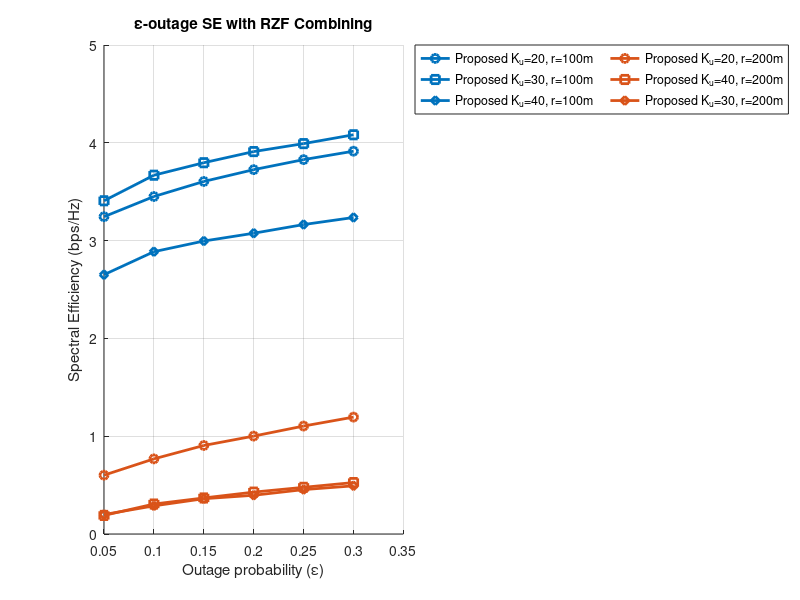

MATLAB code to generate this figure:
% Clear workspace and set random seed for reproducibility
clear all;
clc;
rng(123); % Set seed for reproducibility

% ### Step 1: Define Simulation Parameters (Table I from Paper)
N = 16;              % Number of BS antennas
K_n = 5;             % Number of known interferers in the same cell
K_u_vec = [20, 30, 40]; % Number of unknown interferers in neighboring cells
r_vec = [100, 200];  % Distances between desired UE and BS (m)
alpha = 3.76;        % Pathloss exponent (not used in new model)
P_tx = 0.1;          % Transmit power per UE (100 mW = 0.1 W)
noise_power = 10^(-8.5) * 10^(-3); % -85 dBm in W (-94 dBm + 9 dB noise figure)
tau_c = 200;         % Coherence block length
tau_p = 10;          % Pilot sequence length
tau_u = tau_c - tau_p; % Data transmission length
num_realizations = 1000; % Number of Monte Carlo realizations
fc = 2e9;            % Carrier frequency (2 GHz)

% ### Step 2: Spatial Layout
theta_known = 2 * pi * rand(1, K_n); % Random angles for known UEs
r_known = [60, 100, 140, 180, 220];  % Radii for known UEs (m)
x_known = r_known .* cos(theta_known);
y_known = r_known .* sin(theta_known);
d_known = sqrt(x_known.^2 + y_known.^2);

% ### Step 3: Precompute Pathloss for Known Interferers
PL_known_dB = 20 + 35 * log10(d_known); % Adjusted pathloss model
PL_known_linear = 10.^(-PL_known_dB / 10); % Large-scale fading coefficients (beta_i)

% ### Step 4: Monte Carlo Simulation
SINR_RZF = zeros(length(r_vec), length(K_u_vec), num_realizations);
SINR_MR = zeros(length(r_vec), length(K_u_vec), num_realizations); % For MR combining
SINR_b_RZF = zeros(length(r_vec), length(K_u_vec), num_realizations); % For baseline
SE_RZF = zeros(length(r_vec), length(K_u_vec), num_realizations); % Store SE for plotting

for r_idx = 1:length(r_vec)
    r = r_vec(r_idx);
    % Pathloss for desired UE
    PL_desired_dB = 20 + 35 * log10(r);
    PL_desired_linear = 10^(-PL_desired_dB / 10);
    
    for k_idx = 1:length(K_u_vec)
        K_u = K_u_vec(k_idx);
        % Generate unknown interferers
        r_unknown = 250 + (500 - 250) * rand(1, K_u);
        theta_unknown = 2 * pi * rand(1, K_u);
        x_unknown = r_unknown .* cos(theta_unknown);
        y_unknown = r_unknown .* sin(theta_unknown);
        d_unknown = sqrt(x_unknown.^2 + y_unknown.^2);
        PL_unknown_dB = 20 + 35 * log10(d_unknown);
        PL_unknown_linear = 10.^(-PL_unknown_dB / 10);
        
        for realization = 1:num_realizations
            % Generate true channels
            h_desired = sqrt(PL_desired_linear) * (randn(N, 1) + 1j*randn(N, 1))/sqrt(2);
            h_known = sqrt(PL_known_linear) .* (randn(N, K_n) + 1j*randn(N, K_n))/sqrt(2);
            h_unknown = sqrt(PL_unknown_linear) .* (randn(N, K_u) + 1j*randn(N, K_u))/sqrt(2);
            
            % Channel Estimation (Eq. 2)
            pilot_interferers = rand(1, K_u) < (tau_p / (K_n + K_u + 1)); % Random pilot assignment
            h_pilot_interf = h_unknown(:, pilot_interferers);
            y_pilot = sqrt(tau_p * P_tx) * h_desired + ...
                      sqrt(tau_p * P_tx) * sum(h_pilot_interf, 2) + ...
                      sqrt(noise_power) * (randn(N, 1) + 1j*randn(N, 1))/sqrt(2);
            R_k = PL_desired_linear * eye(N); % Covariance matrix = beta_k * I_N
            Psi = tau_p * P_tx * R_k + noise_power * eye(N);
            h_hat_desired = sqrt(tau_p * P_tx) * R_k * (Psi \ y_pilot);
            
            % Channel estimates for known interferers (assuming orthogonal pilots)
            h_hat_known = zeros(N, K_n);
            for i = 1:K_n
                y_pilot_i = sqrt(tau_p * P_tx) * h_known(:,i) + ...
                            sqrt(noise_power) * (randn(N, 1) + 1j*randn(N, 1))/sqrt(2);
                R_i = PL_known_linear(i) * eye(N);
                Psi_i = tau_p * P_tx * R_i + noise_power * eye(N);
                h_hat_known(:,i) = sqrt(tau_p * P_tx) * R_i * (Psi_i \ y_pilot_i);
            end
            
            % RZF Combining (Eq. 10)
            h_hat_all = [h_hat_desired, h_hat_known];
            R = P_tx * (h_hat_all * h_hat_all') + noise_power * eye(N);
            v_RZF = (R \ (P_tx * h_hat_desired));
            v_RZF = v_RZF / norm(v_RZF); % Normalize
            
            % MR Combining
            v_MR = h_hat_desired / norm(h_hat_desired); % Normalize
            
            % SINR Calculation for RZF (Eq. 6)
            DS_k = sqrt(P_tx) * (v_RZF' * h_desired); % Desired signal
            IUI_u = P_tx * sum(abs(v_RZF' * h_unknown).^2); % Unknown interference
            h_all_known = [h_desired, h_known]; % Set D_n
            IUSI_u = P_tx * sum(abs(v_RZF' * h_all_known).^2) - P_tx * abs(v_RZF' * h_desired)^2;
            sigma_tilde = noise_power * norm(v_RZF)^2;
            SINR_RZF(r_idx, k_idx, realization) = abs(DS_k)^2 / (IUI_u + IUSI_u + sigma_tilde);
            
            % SINR Calculation for MR
            DS_k_MR = sqrt(P_tx) * (v_MR' * h_desired);
            IUI_u_MR = P_tx * sum(abs(v_MR' * h_unknown).^2);
            IUSI_u_MR = P_tx * sum(abs(v_MR' * h_all_known).^2) - P_tx * abs(v_MR' * h_desired)^2;
            sigma_tilde_MR = noise_power * norm(v_MR)^2;
            SINR_MR(r_idx, k_idx, realization) = abs(DS_k_MR)^2 / (IUI_u_MR + IUSI_u_MR + sigma_tilde_MR);
            
            % Baseline SINR (Eq. 19)
            SINR_b_RZF(r_idx, k_idx, realization) = abs(DS_k)^2 / (IUSI_u + sigma_tilde);
            
            % Spectral Efficiency (Eq. 5)
            SE_RZF(r_idx, k_idx, realization) = (tau_u / tau_c) * log2(1 + SINR_RZF(r_idx, k_idx, realization));
        end
    end
end

% Compute ε-outage SE 
epsilon_values = 0.05:0.05:0.3;
num_eps = length(epsilon_values);
SE_proposed = zeros(length(r_vec), length(K_u_vec), num_eps);
m_values = [3.10, 3.42]; % Margin values from paper
SE_baseline = zeros(length(r_vec), length(K_u_vec), length(m_values));
epsilon_baseline = zeros(length(r_vec), length(K_u_vec), length(m_values));

% Proposed method
for r_idx = 1:length(r_vec)
    for k_idx = 1:length(K_u_vec)
        sorted_SE = sort(squeeze(SE_RZF(r_idx, k_idx, :)));
        for e_idx = 1:num_eps
            T_idx = ceil(epsilon_values(e_idx) * num_realizations);
            SE_proposed(r_idx, k_idx, e_idx) = sorted_SE(max(1, T_idx));
        end
    end
end

% Baseline method
for m_idx = 1:length(m_values)
    m = m_values(m_idx);
    for r_idx = 1:length(r_vec)
        for k_idx = 1:length(K_u_vec)
            avg_SINR_b = mean(squeeze(SINR_b_RZF(r_idx, k_idx, :)));
            SE_b = (tau_u/tau_c) * log2(1 + avg_SINR_b/m);
            SE_baseline(r_idx, k_idx, m_idx) = SE_b;
            outage = mean(squeeze(SINR_RZF(r_idx, k_idx, :)) < avg_SINR_b/m);
            epsilon_baseline(r_idx, k_idx, m_idx) = outage;
        end
    end
end

% Plot
figure;
hold on;
markers = {'o', 's', 'd'};
colors_r = lines(length(r_vec));
colors_m = {'r', 'b'}; % Different colors for m=3.10 and m=3.42

% Plot proposed curves
for r_idx = 1:length(r_vec)
    for k_idx = 1:length(K_u_vec)
        plot(epsilon_values, squeeze(SE_proposed(r_idx, k_idx, :)), ...
            'Color', colors_r(r_idx,:), 'LineStyle', '-', ...
            'Marker', markers{k_idx}, 'LineWidth', 2);
    end
end

% Plot baseline markers
for m_idx = 1:length(m_values)
    for r_idx = 1:length(r_vec)
        for k_idx = 1:length(K_u_vec)
            eps = epsilon_baseline(r_idx, k_idx, m_idx);
            if eps <= 0.3 % Exclude points with epsilon > 0.3
                scatter(eps, SE_baseline(r_idx, k_idx, m_idx), ...
                    100, colors_m{m_idx}, markers{k_idx}, 'filled', 'LineWidth', 2);
            end
        end
    end
end

xlabel('Outage probability (\epsilon)');
ylabel('Spectral Efficiency (bps/Hz)');
title('\epsilon-outage SE with RZF Combining');
%legendEntries = cell(1, 6 + 12); % 6 proposed + 12 baseline (2 margins * 6)

legendEntries = {
    'Proposed K_u=20, r=100m'
    'Proposed K_u=30, r=100m'
    'Proposed K_u=40, r=100m'
    'Proposed K_u=20, r=200m'
    'Proposed K_u=40, r=200m'
    'Proposed K_u=30, r=200m'
    'Baseline m=3.10, K_u=20, r=100m'
    'Baseline m=3.10, K_u=30, r=100m'
    'Baseline m=3.10, K_u=40, r=100m'
    'Baseline m=3.10, K_u=20, r=200m'
    'Baseline m=3.10, K_u=30, r=200m'
    'Baseline m=3.10, K_u=40, r=200m'
    'Baseline m=3.42, K_u=20, r=100m'
    'Baseline m=3.42, K_u=30, r=100m'
    'Baseline m=3.42, K_u=40, r=100m'
    'Baseline m=3.42, K_u=20, r=200m'
    'Baseline m=3.42, K_u=30, r=200m'
    'Baseline m=3.42, K_u=40, r=200m'
};
legend(legendEntries, 'Location', 'bestoutside', 'NumColumns', 2);
grid on;
hold off;